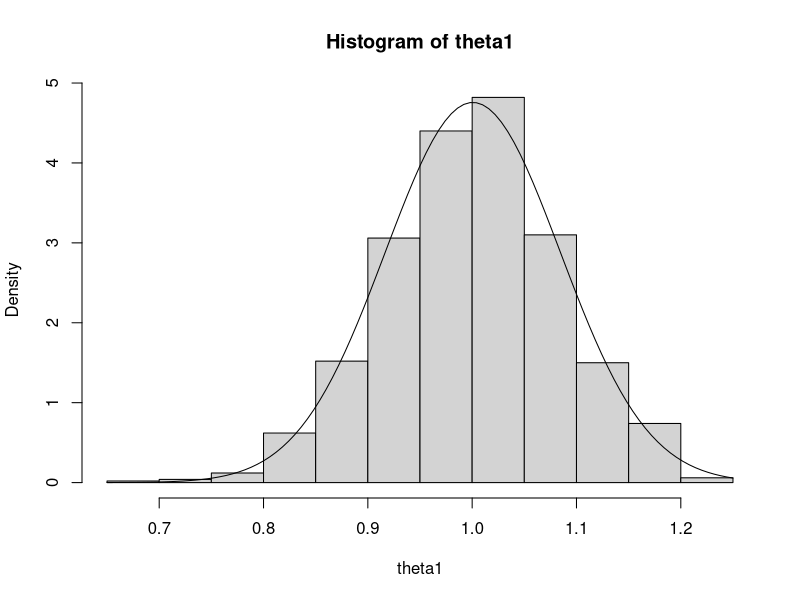

Generate this figure with R:
n<-50
theta1<- c()
for (i in 1:1000){
  MEAN<-mean(runif(n,0,1))
  theta1<-c(theta1, 2*MEAN)
}
srednia_probkowa_thety<-mean(theta1)
(var(theta1))^1/2

hist(theta1,freq = F)
curve(dnorm(x,srednia_probkowa_thety,(var(theta1))^(1/2)),add=T)
?dnorm

